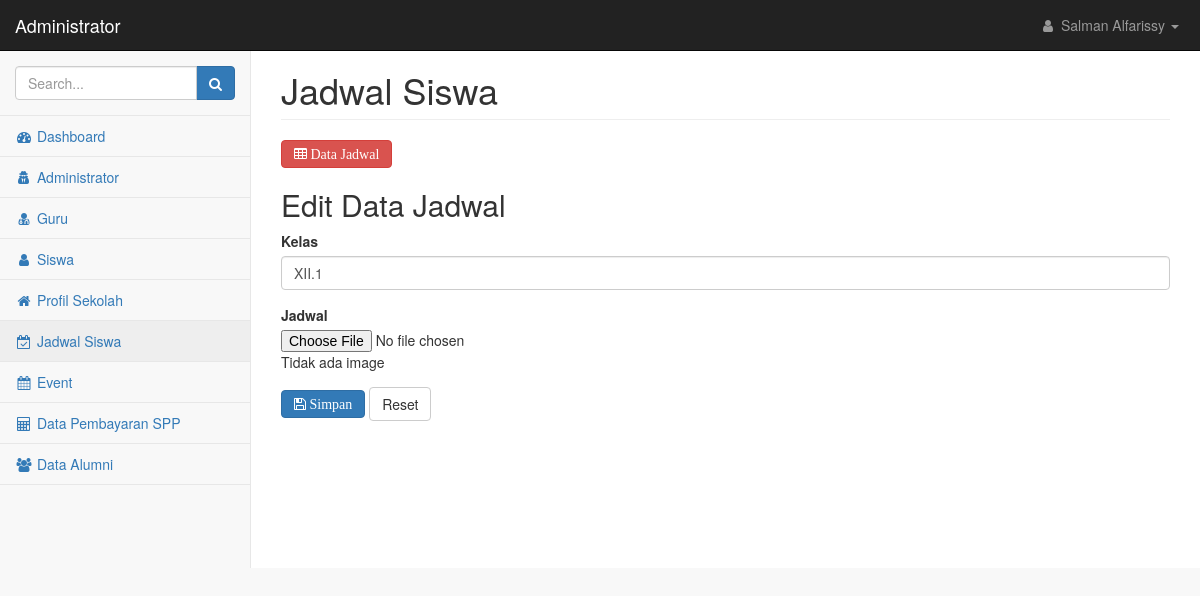
The app's page /admin/index.php?page=jadwal&aksi=edit&id_adm=1&kelas=XII.1, older data.
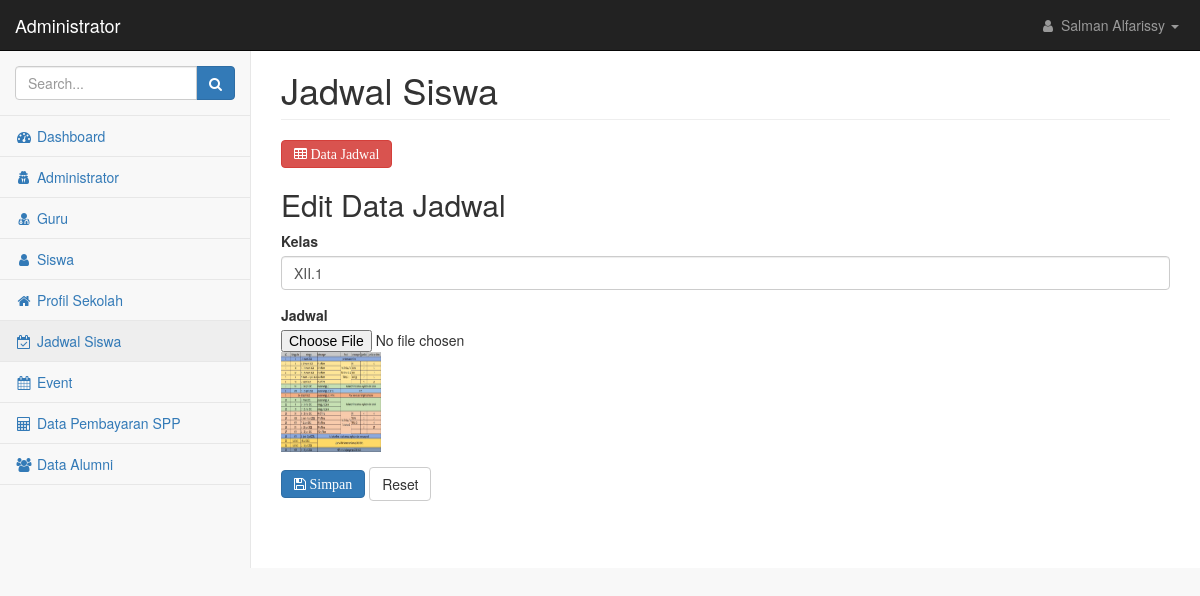
The same page, newer data.
### tables this page shows
CREATE TABLE `kelas` (
  `kelas` varchar(50) NOT NULL,
  `jadwal` text NOT NULL
);

### admin/index.php (the view, shortened to what the changed rows need)
<!DOCTYPE html>
<html lang="en">
    <head>
        <link href="../scss/bootstrap.min.css" rel="stylesheet">
        <link href="../scss/metisMenu.min.css" rel="stylesheet">
        <link href="../css/dataTables/dataTables.bootstrap.css" rel="stylesheet">
        <link href="../css/dataTables/dataTables.responsive.css" rel="stylesheet">
        <link href="../scss/timeline.css" rel="stylesheet">
        <link href="../scss/startmin.css" rel="stylesheet">
        <link href="../scss/morris.css" rel="stylesheet">
        <link href="../scss/font-awesome.min.css" rel="stylesheet" type="text/css">
    </head>
    <body>
        <div id="wrapper">
            <div id="page-wrapper">
                <div class="container-fluid">
                    <?php
include_once "main.php";
?>
    </body>
</html>

### admin/jadwal.php (shortened to what the changed rows need)
<div class="row">
    <div class="col-lg-12">
        <h1 class="page-header">Jadwal Siswa</h1>
    </div>
</div>
<?php
include("../koneksi.php");
$aksi=isset($_GET['aksi']) ? $_GET['aksi'] : 'list';
switch ($aksi){
?>
                    <?php
                    case 'edit' :
                    $query=mysqli_query($koneksi,"SELECT * FROM kelas WHERE kelas='$_GET[kelas]'");
                    $data=mysqli_fetch_array($query);
                    ?>
                    <a href=?page=jadwal&aksi=list&id_adm=<?php echo $_GET['id_adm'] ?> class="btn btn-danger fa fa-table"> Data Jadwal </a>
                    <h2>Edit Data Jadwal</h2>
                    <form role="form" method="post" enctype="multipart/form-data" action="aksi_jadwal.php?page=jadwal&proses=update">
                        <div class="form-group">
                            <label>Kelas</label>
                            <input type="text" name="kelas" class="form-control" placeholder="Kelas" value="<?php echo $data['kelas']?>">
                        </div>
                        <div class="form-group">
                            <label>Jadwal</label>
                            <input type="file" name="file_image">
                            <?php
                            if ($data['jadwal']!='') {
                                echo "<img class='gambar' src='jadwal/$data[jadwal]' height='100' width='100'>";
                            }
                            else {
                                echo "Tidak ada image";
                            }
                            ?>
                        </div>
                        <button type="submit" class="btn btn-primary fa fa-floppy-o"> Simpan</button>
                        <button type="reset" class="btn btn-default">Reset</button>
                    </form>
                    <?php
                        break;
                    }
                    ?>
                </div>
            </div>
        </div>

Row changes from the older to the newer data that the page shows:
changed kelas "XII.1": jadwal: picture added
Text that changed along with them:
text no longer shown: "Tidak ada image"
